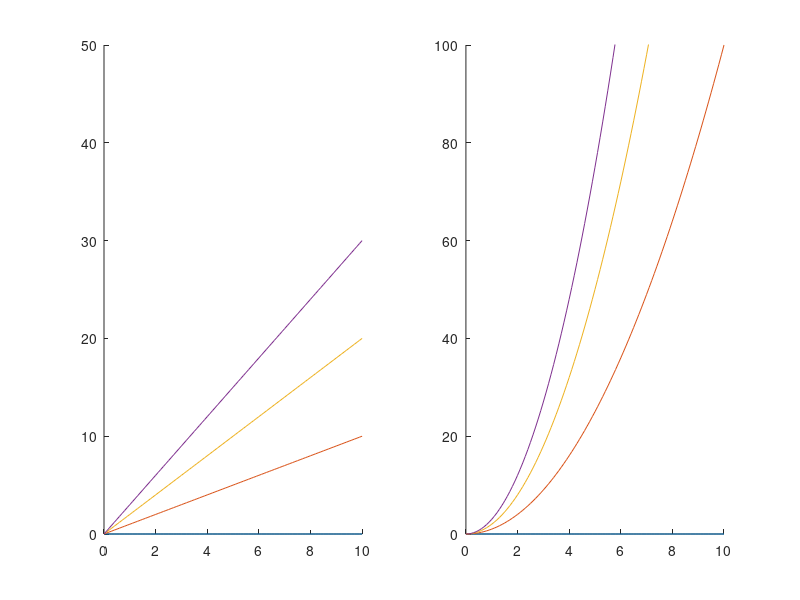

Reproduce this figure in MATLAB.
% script to create side-by-side plots

figure; % initialize figure
subplot(1,2,1)
hold on

subplot(1,2,2)
hold on

x=0:0.1:10;

for n=[0,1,2,3]
    subplot(1,2,1) % say which plot you are editing
    y1=n*x;
    plot(x,y1)
    
    subplot(1,2,2) % now we are editing the second plot
    y2=n*x.^2;
    plot(x,y2)
end
subplot(1,2,1) % to change the ylimits on the first plot
ylim([0,50]) 
subplot(1,2,2) % to change the ylimits on the second plot
ylim([0,100])